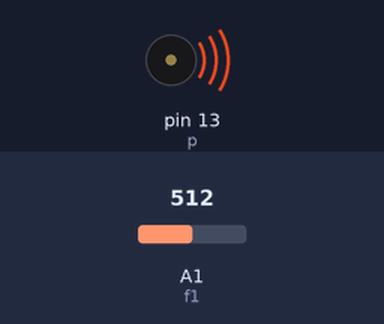
Bench run of a sketch on a simulated Arduino Uno, built with avr-gcc and run on an emulated ATmega328P. On the bench: buzzer (waves = sounding). Inputs (shaded band) come from the test bench; at power-on: A1 (f1) = 512. What the sketch prints to the serial monitor is not drawn.

Above: at 0.1 s.
Timing chart, 0 to 1.6 s (numbered marks = the images above):
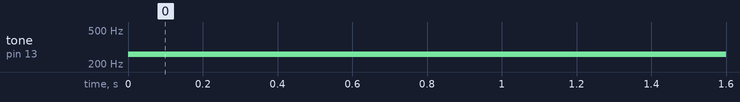

Measured:
- by itself, tone on pin 13 (p): silent → 261 Hz at 0.00 s

The sketch:

muz_laz1.ino
```cpp
int p =  13;
int f1 = A1;
int f2 = A2;
int f3 = A3;
int f4 = A4;
int f5 = A5;

void setup() {
pinMode(p, OUTPUT);

pinMode(f1, INPUT);
pinMode(f2, INPUT);
pinMode(f3, INPUT);
pinMode(f4, INPUT);
pinMode(f5, INPUT);

Serial.begin(9600);

}


void loop() {
  if (analogRead(f1)>320)
  {
    tone(p, 261);
    delay(500);
    }

    else if (analogRead(f2)>350 )

    {
      tone(p, 293);
      delay(500);
      }

      else if (analogRead(f3)>350 )

    {
      tone(p, 329);
      delay(500);
      }

      else if (analogRead(f4)>350 )

    {
      tone(p,349 );
      delay(500);
      }

      else if (analogRead(f5)>350 )

    {
      tone(p, 440);
      delay(500);
      }

      tone(p, -1);
Serial.println(analogRead(f1));
//Serial.println(analogRead(f2));
//Serial.println(analogRead(f3));
//Serial.println(analogRead(f4));
//Serial.println(analogRead(f5));

//delay(500);
}
```
